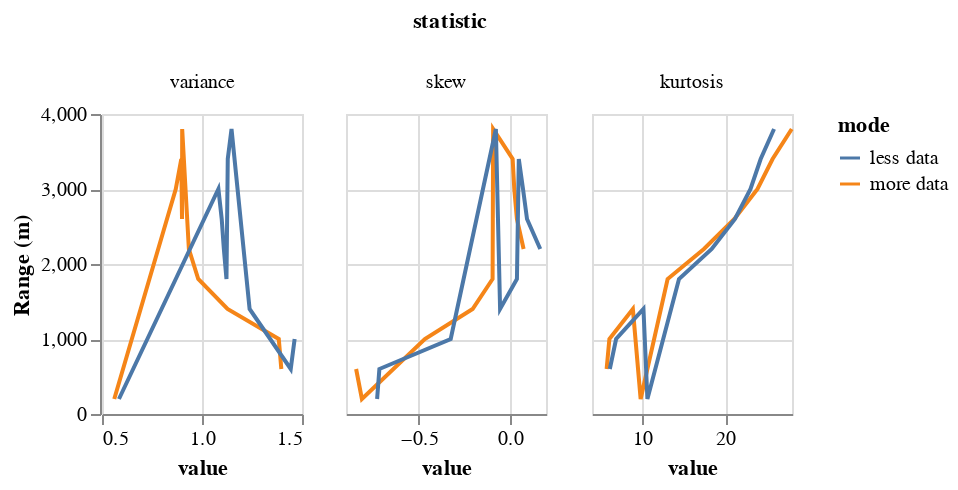

Notebook code cell kept with this figure:
### Code cell
alt.Chart(statistics).mark_line().encode(
    alt.X('value:Q', sort='-y'),
    alt.Y('range_group:Q', title='Range (m)'),
    alt.Color('mode:N')
).properties(width=100, height=150).facet(
    column=alt.Column('statistic:N', sort=['variance', 'skew', 'kurtosis'])
).resolve_scale(x='independent').display(renderer='svg')

### Figure 1 — Vega-Lite specification as saved in the notebook (floating-point values rounded to 4 significant figures)
{"config": {"view": {"continuousWidth": 400, "continuousHeight": 300}}, "data": {"name": "data-a267a9c998ca5e86759b3c57f8097b05"}, "facet": {"column": {"field": "statistic", "sort": ["variance", "skew", "kurtosis"], "type": "nominal"}}, "spec": {"mark": "line", "encoding": {"color": {"field": "mode", "type": "nominal"}, "x": {"field": "value", "sort": "-y", "type": "quantitative"}, "y": {"field": "range_group", "title": "Range (m)", "type": "quantitative"}}, "height": 150, "width": 100}, "resolve": {"scale": {"x": "independent"}}, "$schema": "https://vega.github.io/schema/vega-lite/v4.17.0.json", "datasets": {"data-a267a9c998ca5e86759b3c57f8097b05": [{"range_group": 200, "value": 0.5612, "statistic": "variance", "mode": "more data"}, {"range_group": 600, "value": 1.397, "statistic": "variance", "mode": "more data"}, {"range_group": 1000, "value": 1.384, "statistic": "variance", "mode": "more data"}, {"range_group": 1400, "value": 1.128, "statistic": "variance", "mode": "more data"}, {"range_group": 1800, "value": 0.9812, "statistic": "variance", "mode": "more data"}, {"range_group": 2200, "value": 0.9343, "statistic": "variance", "mode": "more data"}, {"range_group": 2600, "value": 0.9001, "statistic": "variance", "mode": "more data"}, {"range_group": 3000, "value": 0.8688, "statistic": "variance", "mode": "more data"}, {"range_group": 3400, "value": 0.8964, "statistic": "variance", "mode": "more data"}, {"range_group": 3800, "value": 0.9009, "statistic": "variance", "mode": "more data"}, {"range_group": 200, "value": -0.8126, "statistic": "skew", "mode": "more data"}, {"range_group": 600, "value": -0.8443, "statistic": "skew", "mode": "more data"}, {"range_group": 1000, "value": -0.4664, "statistic": "skew", "mode": "more data"}, {"range_group": 1400, "value": -0.2036, "statistic": "skew", "mode": "more data"}, {"range_group": 1800, "value": -0.09376, "statistic": "skew", "mode": "more data"}, {"range_group": 2200, "value": 0.07684, "statistic": "skew", "mode": "more data"}, {"range_group": 2600, "value": 0.04001, "statistic": "skew", "mode": "more data"}, {"range_group": 3000, "value": 0.02555, "statistic": "skew", "mode": "more data"}, {"range_group": 3400, "value": 0.01656, "statistic": "skew", "mode": "more data"}, {"range_group": 3800, "value": -0.09071, "statistic": "skew", "mode": "more data"}, {"range_group": 200, "value": 9.837, "statistic": "kurtosis", "mode": "more data"}, {"range_group": 600, "value": 5.756, "statistic": "kurtosis", "mode": "more data"}, {"range_group": 1000, "value": 6.086, "statistic": "kurtosis", "mode": "more data"}, {"range_group": 1400, "value": 8.905, "statistic": "kurtosis", "mode": "more data"}, {"range_group": 1800, "value": 13.07, "statistic": "kurtosis", "mode": "more data"}, {"range_group": 2200, "value": 17.43, "statistic": "kurtosis", "mode": "more data"}, {"range_group": 2600, "value": 21.08, "statistic": "kurtosis", "mode": "more data"}, {"range_group": 3000, "value": 23.86, "statistic": "kurtosis", "mode": "more data"}, {"range_group": 3400, "value": 25.67, "statistic": "kurtosis", "mode": "more data"}, {"range_group": 3800, "value": 27.97, "statistic": "kurtosis", "mode": "more data"}, {"range_group": 200, "value": 0.5847, "statistic": "variance", "mode": "less data"}, {"range_group": 600, "value": 1.444, "statistic": "variance", "mode": "less data"}, {"range_group": 1000, "value": 1.463, "statistic": "variance", "mode": "less data"}, {"range_group": 1400, "value": 1.238, "statistic": "variance", "mode": "less data"}, {"range_group": 1800, "value": 1.122, "statistic": "variance", "mode": "less data"}, {"range_group": 2200, "value": 1.109, "statistic": "variance", "mode": "less data"}, {"range_group": 2600, "value": 1.099, "statistic": "variance", "mode": "less data"}, {"range_group": 3000, "value": 1.082, "statistic": "variance", "mode": "less data"}, {"range_group": 3400, "value": 1.129, "statistic": "variance", "mode": "less data"}, {"range_group": 3800, "value": 1.148, "statistic": "variance", "mode": "less data"}, {"range_group": 200, "value": -0.7289, "statistic": "skew", "mode": "less data"}, {"range_group": 600, "value": -0.7164, "statistic": "skew", "mode": "less data"}, {"range_group": 1000, "value": -0.3242, "statistic": "skew", "mode": "less data"}, {"range_group": 1400, "value": -0.05251, "statistic": "skew", "mode": "less data"}, {"range_group": 1800, "value": 0.04016, "statistic": "skew", "mode": "less data"}, {"range_group": 2200, "value": 0.1684, "statistic": "skew", "mode": "less data"}, {"range_group": 2600, "value": 0.09556, "statistic": "skew", "mode": "less data"}, {"range_group": 3000, "value": 0.07361, "statistic": "skew", "mode": "less data"}, {"range_group": 3400, "value": 0.05044, "statistic": "skew", "mode": "less data"}, {"range_group": 3800, "value": -0.07573, "statistic": "skew", "mode": "less data"}, {"range_group": 200, "value": 10.65, "statistic": "kurtosis", "mode": "less data"}, {"range_group": 600, "value": 6.138, "statistic": "kurtosis", "mode": "less data"}, {"range_group": 1000, "value": 6.892, "statistic": "kurtosis", "mode": "less data"}, {"range_group": 1400, "value": 10.17, "statistic": "kurtosis", "mode": "less data"}, {"range_group": 1800, "value": 14.44, "statistic": "kurtosis", "mode": "less data"}, {"range_group": 2200, "value": 18.37, "statistic": "kurtosis", "mode": "less data"}, {"range_group": 2600, "value": 21.16, "statistic": "kurtosis", "mode": "less data"}, {"range_group": 3000, "value": 23.02, "statistic": "kurtosis", "mode": "less data"}, {"range_group": 3400, "value": 24.24, "statistic": "kurtosis", "mode": "less data"}, {"range_group": 3800, "value": 25.85, "statistic": "kurtosis", "mode": "less data"}]}}
